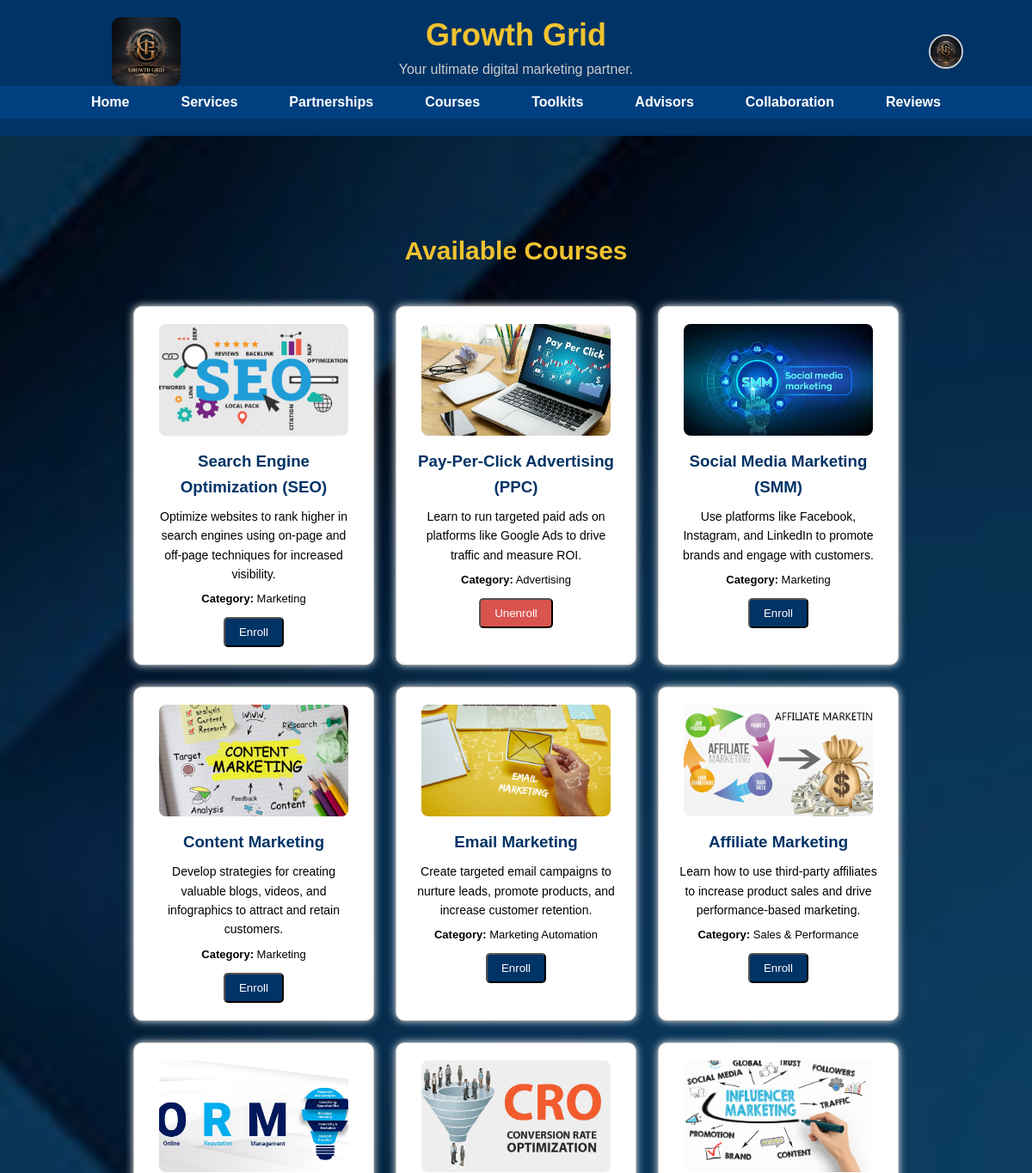
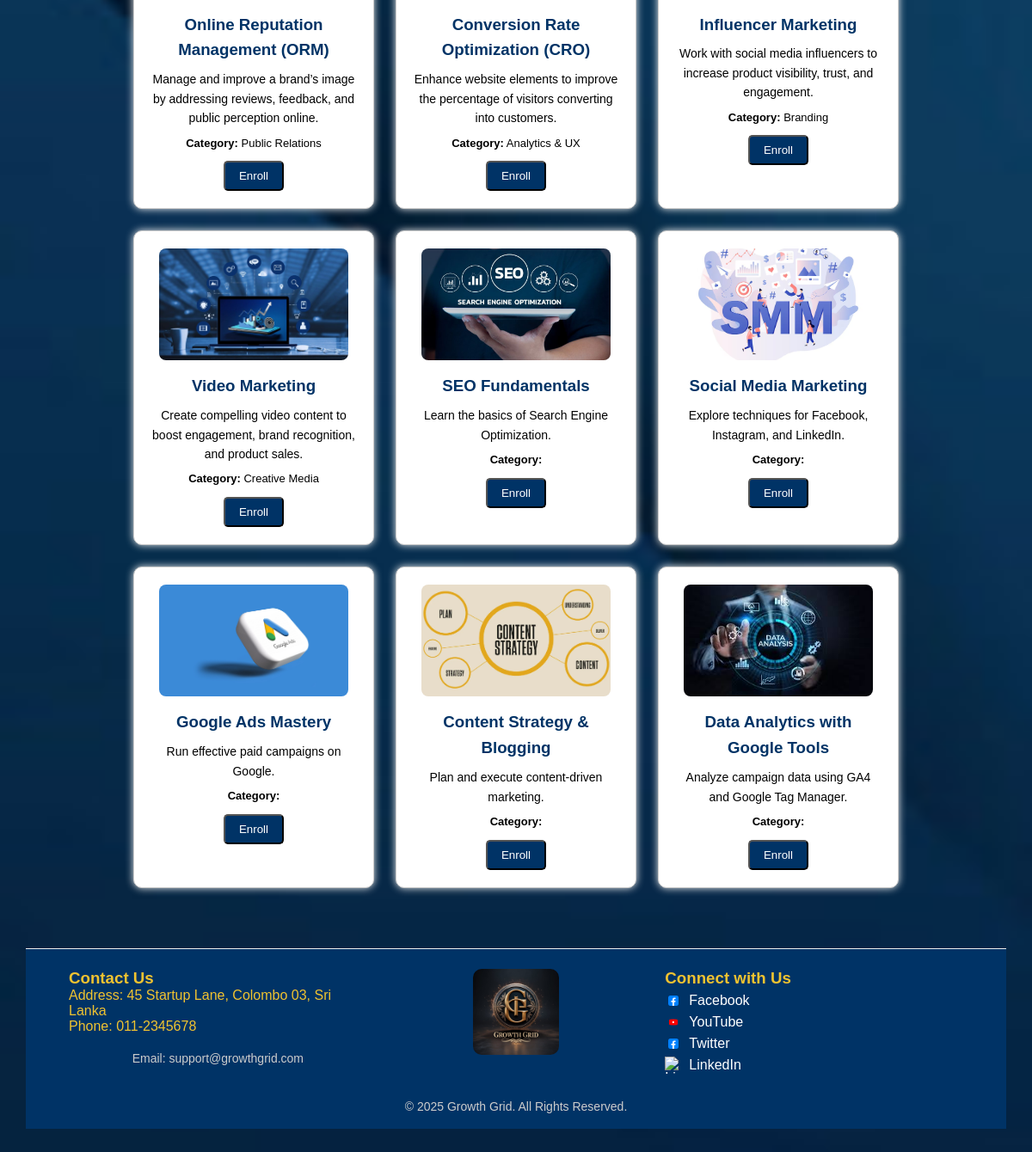
Page /dashboard/enterprise/courses.php (signed in) on the committed database (2 pictures, top to bottom).
### tables this page shows
CREATE TABLE `courses` (
  `id` int(11) NOT NULL,
  `title` varchar(255) NOT NULL,
  `description` text DEFAULT NULL,
  `category` varchar(100) DEFAULT NULL,
  `created_at` datetime DEFAULT current_timestamp(),
  `difficulty` varchar(50) DEFAULT NULL,
  `duration` int(11) DEFAULT NULL,
  `course_image` varchar(255) DEFAULT NULL
);

### dashboard/enterprise/courses.php (the view, shortened to what this page needs)
<?php
include('../../includes/db.php');
include('../../includes/enterprise_header.php');
$userId = $_SESSION['user_id'];
$courses = $pdo->query("SELECT * FROM courses ORDER BY created_at DESC")->fetchAll(PDO::FETCH_ASSOC);
$enrolledStmt = $pdo->prepare("SELECT course_id FROM enterprise_enrollments WHERE enterprise_id = ?");
$enrolledStmt->execute([$userId]);
$enrolledCourses = array_column($enrolledStmt->fetchAll(), 'course_id');
?>
<main class="page-wrapper">
    <section style="max-width: 1000px; margin: auto; padding: 40px 20px; line-height: 1.6;">
        <h2 style="text-align:center; color: #f0c330; font-size: 30px;padding:10px;">Available Courses</h2>
        <div style="display: flex; flex-wrap: wrap; justify-content: center; gap: 25px; margin-top: 30px;">
            <?php foreach ($courses as $course): ?>
                <div style="border: 1px solid #ccc; border-radius: 10px; padding: 20px; width: 280px; box-shadow: 0 0 10px #eee; background: #fff; display: flex; flex-direction: column; align-items: center; line-height: 1.6;">
                    <?php
                        $img = !empty($course['course_image'])
                            ? '/digital_platform/uploads/course_images/' . $course['course_image']
                            : '/digital_platform/uploads/course_images/tools.webp';
                    ?>
                    <img src="<?php echo $img; ?>" alt="Course Image" style="width: 220px; height: 130px; object-fit: cover; border-radius: 8px; margin-bottom: 15px;">
                    <h3 style="color: #003366; text-align: center; margin-bottom: 8px;"><?php echo htmlspecialchars($course['title']); ?></h3>
                    <p style="font-size: 14px; margin-bottom: 8px; text-align: center;"><?php echo nl2br(htmlspecialchars($course['description'])); ?></p>
                    <p style="font-size: 13px; text-align: center;"><strong>Category:</strong> <?php echo htmlspecialchars($course['category']); ?></p>
                    <?php if (in_array($course['id'], $enrolledCourses)): ?>
                        <button onclick="confirmUnenroll(<?php echo $course['id']; ?>)"
                                style="color: #fff; background-color: #d9534f; border-radius: 5px; margin-top: 10px; padding: 8px 16px; cursor: pointer;">
                            Unenroll
                        </button>
                    <?php else: ?>
                        <button onclick="confirmEnrollment(<?php echo $course['id']; ?>)"
                                style="color: #fff; background-color: #003366; border-radius: 5px; margin-top: 10px; padding: 8px 16px; cursor: pointer;">
                            Enroll
                        </button>
                    <?php endif; ?>
                </div>
            <?php endforeach; ?>
        </div>
    </section>
</main>
<?php include('../../includes/footer.php'); ?>

### includes/enterprise_header.php (shortened to what this page needs)
<!DOCTYPE html>
<html lang="en">
<head>
    <link rel="stylesheet" href="assets/css/style.css">
</head>
<body>
<div class="page-wrapper">
<header class="site-header">
    <div class="header-inner centered-title">
        <img src="assets/images/logo.jpg" class="logo" alt="Logo">
        <div class="site-title">
            <h1>Growth Grid</h1>
            <p class="tagline" style="padding: 10px 0;">Your ultimate digital marketing partner.</p>
        </div>
        <div class="user-container">
            <?php
            $profileFile = isset($_SESSION['profile_picture']) && $_SESSION['profile_picture']
                ? "assets/images/profiles/" . $_SESSION['profile_picture']
                : "";
            $profilePathOnServer = $_SERVER['DOCUMENT_ROOT'] . '/digital_platform/' . $profileFile;
            $profileImg = (!empty($profileFile) && file_exists($profilePathOnServer))
                ? $profileFile
                : "assets/images/user.png";
            ?>
            <img src="<?= $profileImg ?>" class="user-icon" onclick="toggleUserDropdown()" alt="User"
                 style="border-radius: 50%; width: 40px; height: 40px; object-fit: cover;">
        </div>
    </div>
    <?php if (isset($_SESSION['role']) && $_SESSION['role'] === 'enterprise'): ?>
    <nav class="main-nav">
        <ul>
            <li><a href="dashboard/enterprise/index.php">Home</a></li>
            <li><a href="dashboard/enterprise/services.php">Services</a></li>
            <li><a href="dashboard/enterprise/partnership.php">Partnerships</a></li>
            <li><a href="dashboard/enterprise/courses.php">Courses</a></li>
            <li><a href="dashboard/enterprise/toolkit.php">Toolkits</a></li>
            <li><a href="dashboard/enterprise/advisors.php">Advisors</a></li>
            <li><a href="dashboard/enterprise/collaboration.php">Collaboration</a></li>
            <li><a href="dashboard/enterprise/reviews.php">Reviews</a></li>
        </ul>
    </nav>
    <?php endif; ?>
</header>
<main>

### includes/footer.php (shortened to what this page needs)
<footer class="site-footer">
    <div class="footer-content">
        <div class="footer-left">
            <h3>Contact Us</h3>
            <p>Address: 45 Startup Lane, Colombo 03, Sri Lanka</p>
            <p>Phone: 011-2345678</p>
            <p>Email: support@growthgrid.com</p>
        </div>
        <div class="footer-middle">
            <img src="assets/images/logo.jpg" alt="Growth Grid Logo">
        </div>
        <div class="footer-right">
            <h3>Connect with Us</h3>
            <a href="#" target="_blank">
                <img src="assets/icons/facebook.png" alt="Facebook"> Facebook
            </a>
            <a href="#" target="_blank">
                <img src="assets/icons/youtube.png" alt="YouTube"> YouTube
            </a>
            <a href="#" target="_blank">
                <img src="assets/icons/twitter.png" alt="Twitter"> Twitter
            </a>
            <a href="#" target="_blank">
                <img src="assets/icons/linkedin.png" alt="LinkedIn"> LinkedIn
            </a>
        </div>
    </div>
    <div class="footer-bottom">
        <p>&copy; <?php echo date('Y'); ?> Growth Grid. All Rights Reserved.</p>
    </div>
</footer>

### assets/css/style.css (style rules this page uses)
* { box-sizing: border-box; padding: 0; margin: 0; font-family: sans-serif; }
html, body { height: 100%; min-height: 100vh; display: flex; flex-direction: column; font-family: 'Segoe UI', sans-serif; background-color: #7c93a9; background-image: url('assets/images/background.jpg'); background-size: cover; background-position: center; background-repeat: no-repeat; margin: 0; padding: 0; }
main { flex: 1 0 auto; padding: 30px; }
.site-header { background-color: #003366; color: #f0c330; padding: 20px 0; width: 100%; margin: 0; position: relative; }
.header-inner { display: flex; align-items: center; justify-content: center; max-width: 1200px; margin: auto; padding: 0 20px; position: relative; }
.logo { height: 80px; position: absolute; left: 80px; top: 50%; transform: translateY(-50%); border-radius: 10px }
.site-title { text-align: center; }
.site-title h1 { font-size: 36px; margin: 0; }
.site-title .tagline { font-size: 16px; color: #ccc; }
.main-nav { display: flex; justify-content: center; background-color: #004080; }
.main-nav ul { list-style: none; display: flex; gap: 30px; padding: 10px 0; margin: 0; }
.main-nav a { color: white; text-decoration: none; font-weight: bold; padding: 8px 15px; }
.user-container { position: absolute; top: 20px; right: 30px; z-index: 1000; }
.user-icon { width: 35px; height: 35px; cursor: pointer; border-radius: 50%; border: 2px solid #ccc; }
main { flex: 1; padding: 30px; }
footer, .site-footer { width: 100%; background: #003366; color: #f0c330; text-align: center; padding: 18px 0; position: relative; left: 0; bottom: 0; margin: 0; border-top: 1px solid #eee; box-sizing: border-box; flex-shrink: 0; }
.footer-content { display: flex; flex-wrap: wrap; justify-content: space-between; max-width: 1200px; margin: auto; text-align: left; }
.footer-left, .footer-middle, .footer-right { flex: 1; min-width: 250px; margin: 5px 0; }
.footer-left p, .footer-left a { text-align: left; }
.footer-middle img { max-width: 100px; display: block; margin: 0 auto; border-radius: 10px }
.footer-right a { display: flex; align-items: center; gap: 8px; color: white; text-decoration: none; margin: 5px 0; }
.footer-right a img { width: 20px; height: 20px; }
footer p:last-child { margin-top: 20px; font-size: 14px; color: #ccc; text-align: center; }
.header-inner, .footer-content { max-width: 1100px; margin: auto; padding: 0 30px; width: 100%; }
.page-wrapper { flex: 1 0 auto; display: flex; flex-direction: column; min-height: 100vh; }
.page-wrapper main { flex: 1; }

### includes/enterprise_header.php (style rules this page uses)
html, body { margin: 0; padding: 0; min-height: 100vh; display: flex; flex-direction: column; }
.page-wrapper { flex: 1; display: flex; flex-direction: column; }
main { flex: 1; }

### rows in the picture
courses: course_image (picture), title "Search Engine Optimization (SEO)", description "Optimize websites to rank higher in search engines using on-page and off-page techniques for increased visibility.", category "Marketing"
courses: course_image (picture), title "Pay-Per-Click Advertising (PPC)", description "Learn to run targeted paid ads on platforms like Google Ads to drive traffic and measure ROI.", category "Advertising"
courses: course_image (picture), title "Social Media Marketing (SMM)", description "Use platforms like Facebook, Instagram, and LinkedIn to promote brands and engage with customers.", category "Marketing"
courses: course_image (picture), title "Content Marketing", description "Develop strategies for creating valuable blogs, videos, and infographics to attract and retain customers.", category "Marketing"
courses: course_image (picture), title "Email Marketing", description "Create targeted email campaigns to nurture leads, promote products, and increase customer retention.", category "Marketing Automation"
courses: course_image (picture), title "Affiliate Marketing", description "Learn how to use third-party affiliates to increase product sales and drive performance-based marketing.", category "Sales & Performance"
courses: course_image (picture), title "Online Reputation Management (ORM)", description "Manage and improve a brand’s image by addressing reviews, feedback, and public perception online.", category "Public Relations"
courses: course_image (picture), title "Conversion Rate Optimization (CRO)", description "Enhance website elements to improve the percentage of visitors converting into customers.", category "Analytics & UX"
courses: course_image (picture), title "Influencer Marketing", description "Work with social media influencers to increase product visibility, trust, and engagement.", category "Branding"
courses: course_image (picture), title "Video Marketing", description "Create compelling video content to boost engagement, brand recognition, and product sales.", category "Creative Media"
courses: course_image (picture), title "SEO Fundamentals", description "Learn the basics of Search Engine Optimization."
courses: course_image (picture), title "Social Media Marketing", description "Explore techniques for Facebook, Instagram, and LinkedIn."
courses: course_image (picture), title "Google Ads Mastery", description "Run effective paid campaigns on Google."
courses: course_image (picture), title "Content Strategy & Blogging", description "Plan and execute content-driven marketing."
courses: course_image (picture), title "Data Analytics with Google Tools", description "Analyze campaign data using GA4 and Google Tag Manager."
